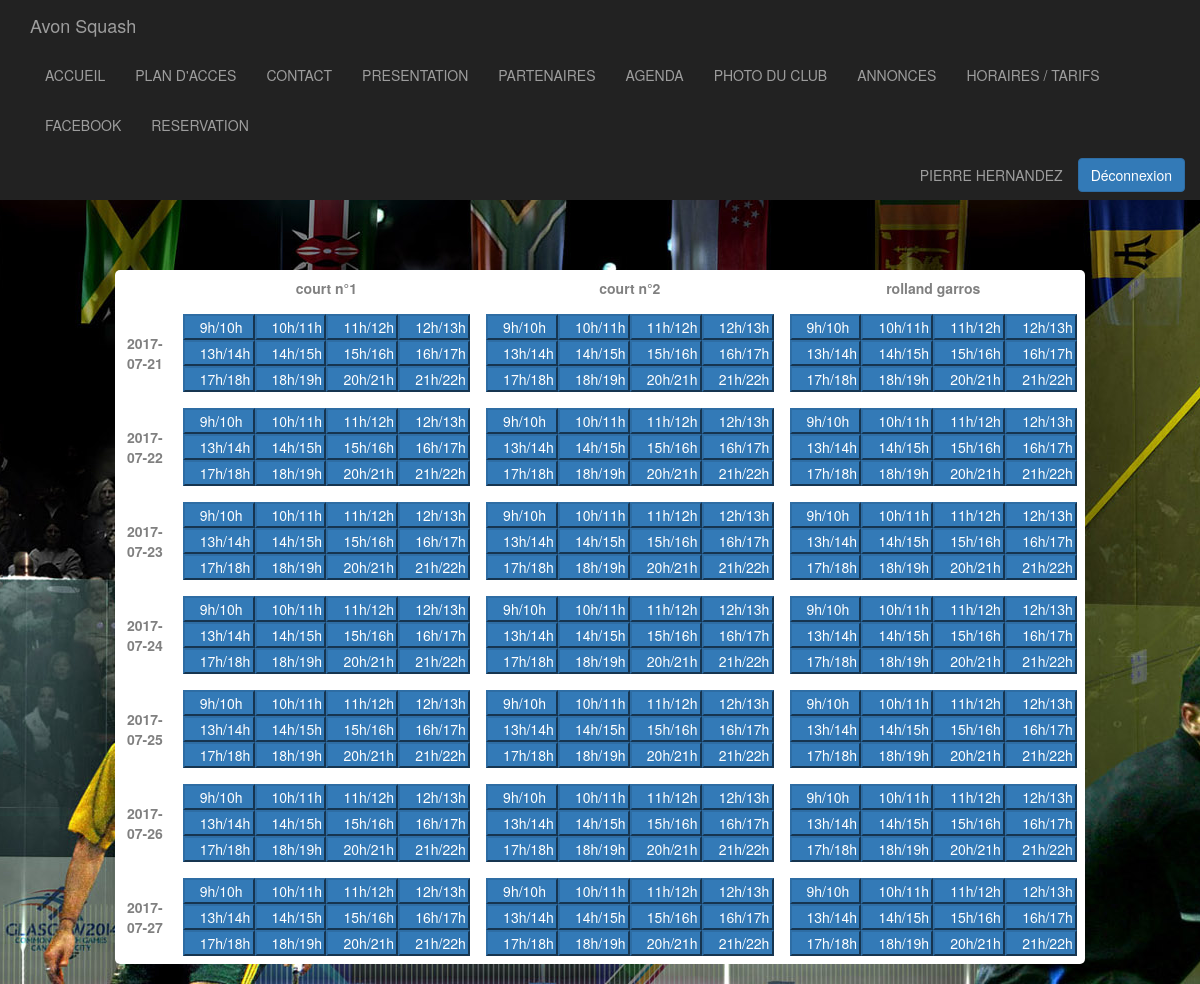
/views/reservation.php (signed in), run on the app's committed database.
### tables this page shows
CREATE TABLE IF NOT EXISTS `terrain` (
  `id` int(11) NOT NULL AUTO_INCREMENT,
  `name` varchar(255) DEFAULT NULL,
  `description` varchar(255) DEFAULT NULL,
  PRIMARY KEY (`id`)
);

CREATE TABLE IF NOT EXISTS `horaire` (
  `id` int(11) NOT NULL AUTO_INCREMENT,
  `begin` varchar(255) NOT NULL,
  `end` varchar(255) NOT NULL,
  PRIMARY KEY (`id`)
);

### src/controllers/reservationController.php (called while the page is built, shortened)
<?php
	include('./../src/includes/connexion.php');
	$semaine = array(
		$date = new DateTime("+1 day"),
		$date = new DateTime("+2 day"),
		$date = new DateTime("+3 day"),
		$date = new DateTime("+4 day"),
		$date = new DateTime("+5 day"),
		$date = new DateTime("+6 day"),
		$date = new DateTime("+7 day"),
	);
	try{
	    $requete = 'SELECT * FROM horaire';
		$stmt = $connexion->prepare($requete);
		$stmt->execute();
		$horaires = $stmt->fetchAll();
		$requete = 'SELECT * FROM terrain';
		$stmt = $connexion->prepare($requete);
		$stmt->execute();
		$terrains = $stmt->fetchAll();
	}catch(SqlException $e){
		echo 'erreur lors de l\'accès à la base de données';
	}

### views/reservation.php (the view, shortened to what this page needs)
<?php
  include('./../src/controllers/reservationController.php');
  include('./header.php');
  include('./menu.php');
?>
<div class="table-responsive col-md-10 col-md-offset-1">
  <table class="table rtable">
  	<tr>
	  	<th></th>
	  	<?php
	  		foreach($terrains as $terrain){
	  			?>
	  				<th><?php echo $terrain['name'] ?></th>
	  			<?php
	  		}
	  	?>
  	</tr>
  	<?php
	  	foreach($semaine as $jour){
	  		?>
	  		<tr>
	  			<th><?php echo date_format($jour, 'Y-m-d'); ?></th>
	  		<?php
	  		foreach($terrains as $terrain){
	  			?>
	  				<td><div class="btn-toolbar" role="toolbar" aria-label=".1">
						  <div class="btn-group" role="group" >
						  	<?php
	  							foreach($horaires as $horaire){
	  									$cpt = 0;
			  										?>
				  								<?php
	  									if($cpt<1){
	  										?>
											<form method="POST" action="./fiche.php" class="col-md-3 rform">
			  									<input type="submit" name="submit" class="btn-primary col-md-12" value="<?php echo $horaire['begin']."/".$horaire['end']?>"/>
											</form>
			  							<?php
	  									}
								}
							?>
							</div>
					</div></td>
				<?php
			}
			?></tr><?php
	  	}
	 ?>
  </table>
</div>
<?php
    include('./footer.php');

### views/header.php (shortened to what this page needs)
<!DOCTYPE html>
<html>
		<link rel="stylesheet" href="./../resources/css/bootstrap.min.css">
		<link rel="stylesheet" href="./../resources/css/style.css">
	<body>

### views/menu.php
<nav class="navbar-fixed navbar-inverse">
  <div class="container-fluid">
    <div class="navbar-header">
      <a class="navbar-brand" href="./index.php">Avon Squash</a>
    </div>
    <div class="collapse navbar-collapse" id="bs-example-navbar-collapse-1">
      <ul class="nav navbar-nav">
        <li><a href="./index.php">ACCUEIL</a></li>
        <li><a href="./plan_access.php">PLAN D'ACCES</a></li>
        <li><a href="./contact.php">CONTACT</a></li>
        <li><a href="#">PRESENTATION</a></li>
        <li><a href="#">PARTENAIRES</a></li>
        <li><a href="./agenda.php">AGENDA</a></li>
        <li><a href="./photo.php">PHOTO DU CLUB</a></li>
        <li><a href="./annonce.php">ANNONCES</a></li>
        <li><a href="#">HORAIRES / TARIFS</a></li>
        <li><a href="https://fr-fr.facebook.com/AvonSquash">FACEBOOK</a></li>
        <?php
        if(isset($_SESSION['user']) && !empty($_SESSION['user'])){?>
        <li><a href="./reservation.php">RESERVATION</a></li>
        <?php } ?>
      </ul>
      <span class="navbar-right">
      <?php
        if(isset($_SESSION['user']) && !empty($_SESSION['user'])){
          echo("<p class='navbar-text'>".$_SESSION['user']['firstname']." ".$_SESSION['user']['name']."</p>");
          ?>
            <a href="./../src/includes/signout.php"><button type="button" class="btn btn-primary navbar-btn">Déconnexion</button></a>
          <?php
        }else{
          ?>
            <a href="./signin.php"><button type="button" class="btn btn-success navbar-btn">Connexion</button></a>
            <a href="./signup.php"><button type="button" class="btn btn-primary navbar-btn">Inscription</button></a>
          <?php
        }
      ?>
      </span>
    </div>
  </div>
</nav>

### views/footer.php (shortened to what this page needs)
	</body>
</html>

### ressources/css/style.css (style rules this page uses)
.rform { padding:0; margin-bottom:0; }
.rtable { border-radius:5px; margin-top:70px; color:gray; background-color:white; }
.rtable th { text-align: center; vertical-align: middle !important; }
td { border:none; }
body { background: url('../img/bg.jpg'); background-position: center top; }
.table th, .table td { border-top: none !important; }

### data on the page
terrain: name "court n°1"
terrain: name "court n°2"
terrain: name "rolland garros"
horaire: submit "9h/10h"
horaire: submit "10h/11h"
horaire: submit "11h/12h"
horaire: submit "12h/13h"
horaire: submit "13h/14h"
horaire: submit "14h/15h"
horaire: submit "15h/16h"
horaire: submit "16h/17h"
horaire: submit "17h/18h"
horaire: submit "18h/19h"
horaire: submit "20h/21h"
horaire: submit "21h/22h"

### other printed values
$_SESSION['user']['firstname'] "PIERRE"
$_SESSION['user']['name'] "HERNANDEZ"
date_format($jour, 'Y-m-d') "2017-07-21"
date_format($jour, 'Y-m-d') "2017-07-22"
date_format($jour, 'Y-m-d') "2017-07-23"
date_format($jour, 'Y-m-d') "2017-07-24"
date_format($jour, 'Y-m-d') "2017-07-25"
date_format($jour, 'Y-m-d') "2017-07-26"
date_format($jour, 'Y-m-d') "2017-07-27"
